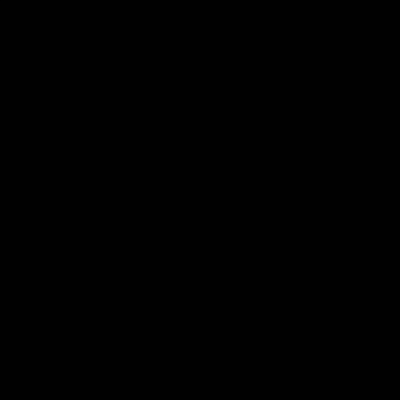
Frame 1 (no input)
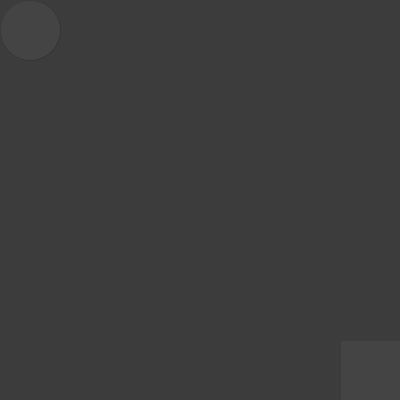
Frame 60 (the mouse pressed at the canvas centre just before this capture)
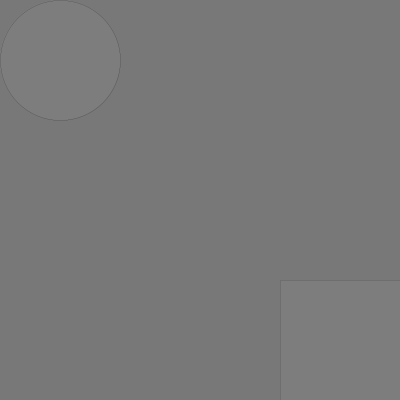
Frame 120 (the mouse held since frame 60 and released just before this capture)

The Processing sketch that drew these frames (run headless with seeded random() and noise(); from frame 60 on, the mouse is pressed at the canvas centre):

// Processing sketch: ej03a_variables_entorno
// ── ej03a_variables_entorno.pde
//VARIABLES DEL ENTORNO

//width = ancho del size
//height = alto del size
//frameCount = contador de ciclos del draw

void setup() {
  size(400, 400 );

  print( "hola " );
  println( "tecno 1" );
  println( "otra linea" );

  frameRate( 30 );
}

void draw() {
  //background( 255 );
  //ellipse( frameCount, height/2, 50, 50 );
  background( frameCount % 255 );
  fill( 255, 10 );
  strokeWeight( frameCount % 10 );
  ellipse( frameCount/2, frameCount/2, frameCount, frameCount );
  rect( width-frameCount, height-frameCount, frameCount, frameCount );

  //print( "frameCount: " );
  //println( frameCount );
  println( "frameCount: " + frameCount );  //+ concatenar texto

  //println( "%10: " + (frameCount % 10) );
}
